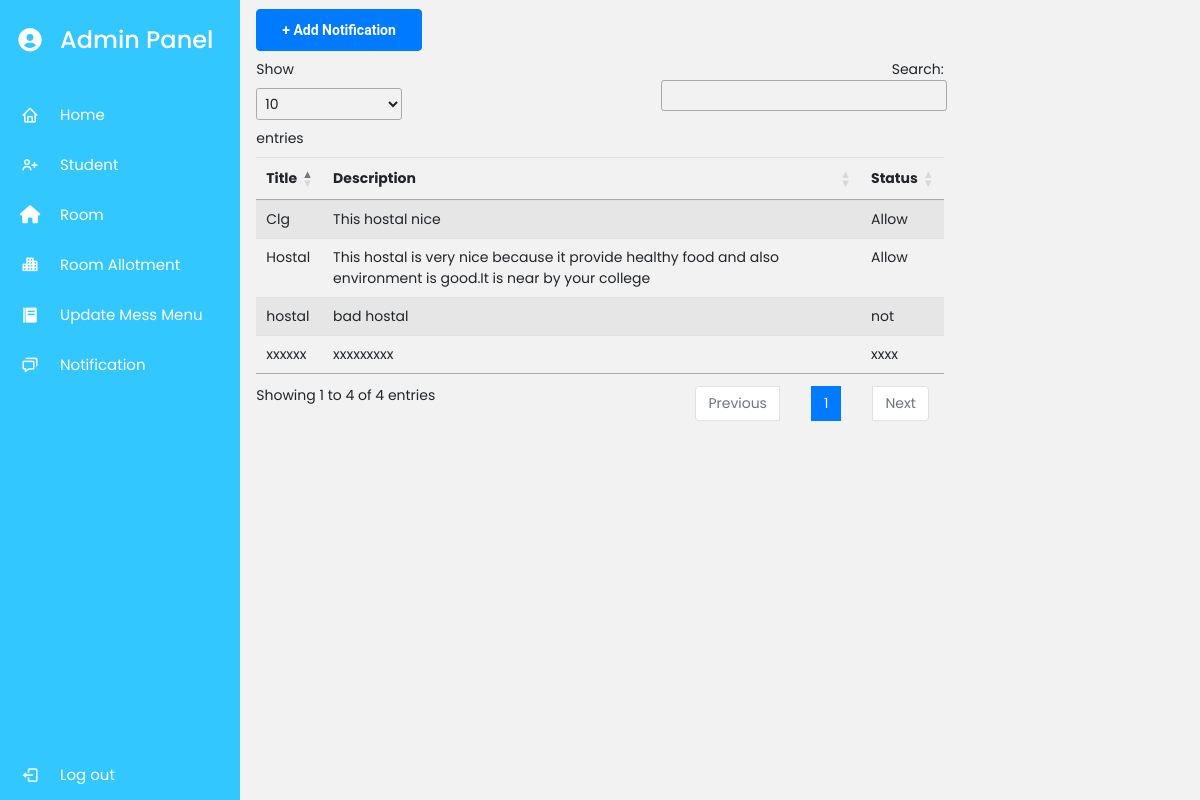
The page /adminnoti/ (signed in) on the database as committed earlier.
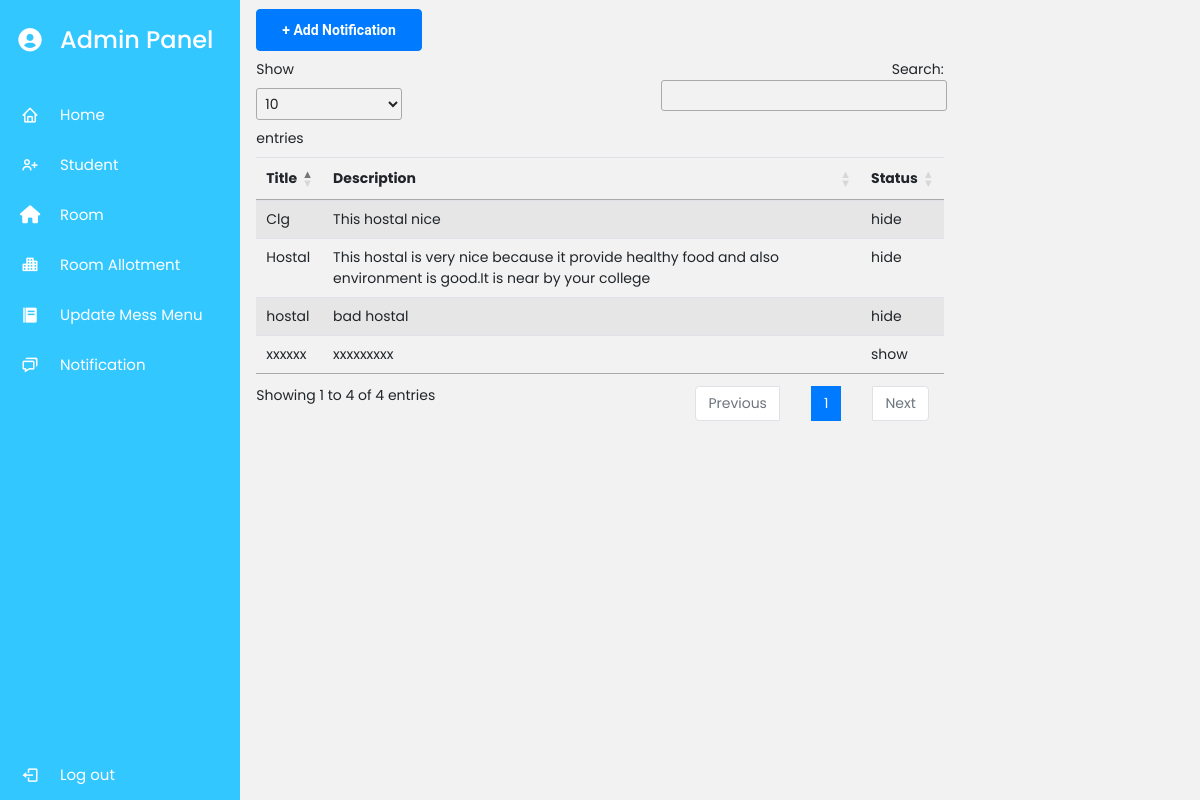
The same page on the database as committed later.
### myapp/models.py (models this page shows, shortened)
class Notification(models.Model):
    title=models.CharField(max_length=20)
    description=models.CharField(max_length=150)
    status=models.CharField(max_length=50,choices=stat)
    date=models.DateField(auto_now=True)
    created_at=models.DateTimeField(auto_now_add=True)
    update_at=models.DateTimeField(auto_now=True)

### myapp/views.py (the view)
# urls.py: path('adminnoti/',views.Adminnoti,name="adminnoti"),
def Adminnoti(request):
    if request.user.is_superuser:
        noti = Notification.objects.all()
        return render(request, "adminnoti.html", {'noti': noti})
    else:
        return redirect("Home")

### myapp/templates/adminnoti.html (shortened to what this page needs)
{% extends 'admindash.html' %}
{% load static %}
{% block content %}
<div class="col-lg-12">
  <div class="row justify-content-around">
    <div class="col-lg-7">
      <a href="/addnotification/" class="btn btn-primary my-2" >+ Add Notification</a>
      <table class="table table-striped" id="geniustable55">
        <thead>
          <tr>
            <th scope="col">Title</th>
            <th scope="col">Description</th>
            <th scope="col">Status</th>
          </tr>
        </thead>
        {% if noti %}
        <tbody>
          {% for i in noti %}
          <tr>
            <td>{{i.title}}</td>
            <td>{{i.description}}</td>
            <td>{{i.status}}</td>
          </tr>
          {% endfor %}
        </tbody>
        {% endif %}
      </table>
    </div>
  </div>
  {% endblock content %}

Rows that differ between the two databases and show on the page:
changed Notification "Hostal": status "Allow" → "hide"
changed Notification "Clg": status "Allow" → "hide"
changed Notification "hostal": status "not" → "hide"
changed Notification "xxxxxx": status "xxxx" → "show"
